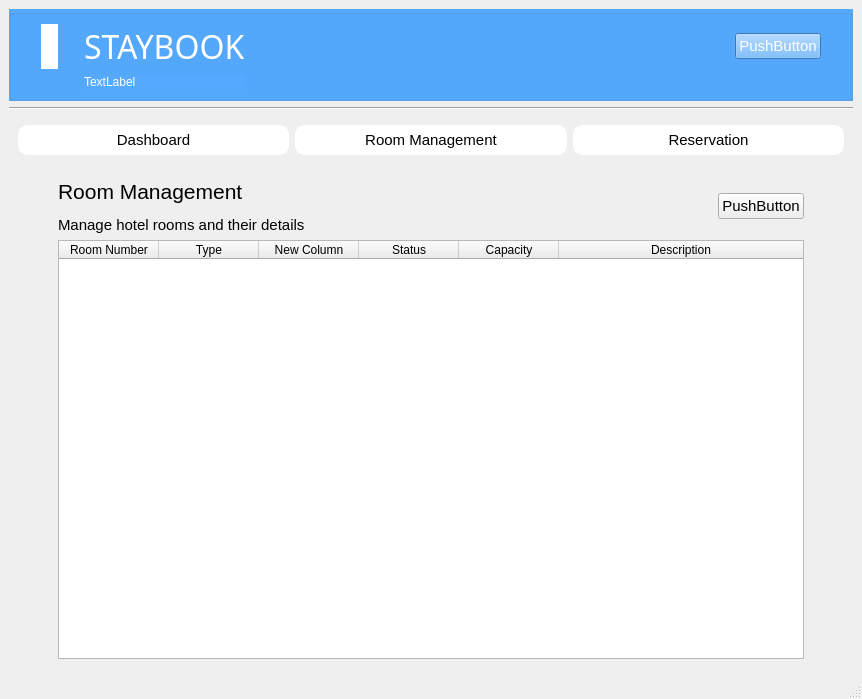
<?xml version="1.0" encoding="UTF-8"?>
<ui version="4.0">
 <class>MainWindow</class>
 <widget class="QMainWindow" name="MainWindow">
  <property name="geometry">
   <rect>
    <x>0</x>
    <y>0</y>
    <width>862</width>
    <height>699</height>
   </rect>
  </property>
  <property name="windowTitle">
   <string>MainWindow</string>
  </property>
  <widget class="QWidget" name="centralwidget">
   <layout class="QVBoxLayout" name="verticalLayout_5">
    <item>
     <layout class="QVBoxLayout" name="verticalLayout_3">
      <item>
       <widget class="QGroupBox" name="groupBox">
        <property name="styleSheet">
         <string notr="true">background-color: rgb(85, 170, 255);
color: rgb(255, 255, 255);
</string>
        </property>
        <property name="title">
         <string/>
        </property>
        <layout class="QVBoxLayout" name="verticalLayout">
         <item>
          <layout class="QGridLayout" name="gridLayout_4">
           <item row="0" column="0">
            <spacer name="horizontalSpacer_4">
             <property name="orientation">
              <enum>Qt::Orientation::Horizontal</enum>
             </property>
             <property name="sizeType">
              <enum>QSizePolicy::Policy::Fixed</enum>
             </property>
             <property name="sizeHint" stdset="0">
              <size>
               <width>20</width>
               <height>20</height>
              </size>
             </property>
            </spacer>
           </item>
           <item row="0" column="4">
            <spacer name="horizontalSpacer_3">
             <property name="orientation">
              <enum>Qt::Orientation::Horizontal</enum>
             </property>
             <property name="sizeType">
              <enum>QSizePolicy::Policy::Expanding</enum>
             </property>
             <property name="sizeHint" stdset="0">
              <size>
               <width>40</width>
               <height>20</height>
              </size>
             </property>
            </spacer>
           </item>
           <item row="0" column="2">
            <spacer name="horizontalSpacer_6">
             <property name="orientation">
              <enum>Qt::Orientation::Horizontal</enum>
             </property>
             <property name="sizeType">
              <enum>QSizePolicy::Policy::Fixed</enum>
             </property>
             <property name="sizeHint" stdset="0">
              <size>
               <width>20</width>
               <height>20</height>
              </size>
             </property>
            </spacer>
           </item>
           <item row="0" column="1">
            <widget class="QLabel" name="logo">
             <property name="styleSheet">
              <string notr="true">background-color: rgb(255, 255, 255);
padding: 5px;
border-radius: 10px </string>
             </property>
             <property name="text">
              <string/>
             </property>
             <property name="pixmap">
              <pixmap>../57456f52/resort (3).png</pixmap>
             </property>
            </widget>
           </item>
           <item row="0" column="6">
            <spacer name="horizontalSpacer_5">
             <property name="orientation">
              <enum>Qt::Orientation::Horizontal</enum>
             </property>
             <property name="sizeType">
              <enum>QSizePolicy::Policy::Fixed</enum>
             </property>
             <property name="sizeHint" stdset="0">
              <size>
               <width>20</width>
               <height>20</height>
              </size>
             </property>
            </spacer>
           </item>
           <item row="0" column="5">
            <widget class="QPushButton" name="pushButton">
             <property name="font">
              <font>
               <pointsize>11</pointsize>
              </font>
             </property>
             <property name="text">
              <string>PushButton</string>
             </property>
            </widget>
           </item>
           <item row="0" column="3">
            <widget class="QLabel" name="label">
             <property name="sizeIncrement">
              <size>
               <width>0</width>
               <height>0</height>
              </size>
             </property>
             <property name="baseSize">
              <size>
               <width>0</width>
               <height>0</height>
              </size>
             </property>
             <property name="font">
              <font>
               <family>AQUARIUM</family>
               <pointsize>24</pointsize>
              </font>
             </property>
             <property name="styleSheet">
              <string notr="true">background: transparent</string>
             </property>
             <property name="text">
              <string>&lt;html&gt;&lt;head/&gt;&lt;body&gt;&lt;p&gt;STAYBOOK&lt;/p&gt;&lt;/body&gt;&lt;/html&gt;</string>
             </property>
             <property name="alignment">
              <set>Qt::AlignmentFlag::AlignLeading|Qt::AlignmentFlag::AlignLeft|Qt::AlignmentFlag::AlignVCenter</set>
             </property>
            </widget>
           </item>
           <item row="1" column="3">
            <widget class="QLabel" name="label_6">
             <property name="text">
              <string>TextLabel</string>
             </property>
            </widget>
           </item>
          </layout>
         </item>
        </layout>
       </widget>
      </item>
      <item>
       <widget class="Line" name="line">
        <property name="orientation">
         <enum>Qt::Orientation::Horizontal</enum>
        </property>
       </widget>
      </item>
      <item>
       <widget class="QGroupBox" name="groupBox">
        <property name="styleSheet">
         <string notr="true">QPushButton{
	background-color: rgb(255, 255, 255);
	border-radius: 10px;
	border: 3px solid rgb(255, 255, 255);
	padding: 3px 0px 3px 0px;
}

QPushButton:hover {
	background-color: rgb(230, 230, 230);
}

QPushButton::pressed{
	background-color: rgb(85, 170, 255);
	color: rgb(255, 255, 255);
}
QGroupBox{
	border: none
}</string>
        </property>
        <layout class="QVBoxLayout" name="verticalLayout_2">
         <item>
          <layout class="QHBoxLayout" name="horizontalLayout_3">
           <item>
            <widget class="QPushButton" name="dashboard_btn">
             <property name="font">
              <font>
               <pointsize>11</pointsize>
              </font>
             </property>
             <property name="text">
              <string>Dashboard</string>
             </property>
             <property name="checkable">
              <bool>false</bool>
             </property>
             <property name="checked">
              <bool>false</bool>
             </property>
            </widget>
           </item>
           <item>
            <widget class="QPushButton" name="room_btn">
             <property name="font">
              <font>
               <pointsize>11</pointsize>
              </font>
             </property>
             <property name="text">
              <string>Room Management</string>
             </property>
             <property name="checkable">
              <bool>false</bool>
             </property>
            </widget>
           </item>
           <item>
            <widget class="QPushButton" name="reserve_btn">
             <property name="font">
              <font>
               <pointsize>11</pointsize>
              </font>
             </property>
             <property name="text">
              <string>Reservation</string>
             </property>
             <property name="checkable">
              <bool>false</bool>
             </property>
            </widget>
           </item>
          </layout>
         </item>
        </layout>
       </widget>
      </item>
     </layout>
    </item>
    <item>
     <widget class="QStackedWidget" name="stackedWidget">
      <property name="enabled">
       <bool>true</bool>
      </property>
      <property name="currentIndex">
       <number>1</number>
      </property>
      <widget class="QWidget" name="Dashboard">
       <layout class="QVBoxLayout" name="verticalLayout_4">
        <item>
         <layout class="QGridLayout" name="gridLayout">
          <item row="1" column="2">
           <spacer name="horizontalSpacer_2">
            <property name="orientation">
             <enum>Qt::Orientation::Horizontal</enum>
            </property>
            <property name="sizeType">
             <enum>QSizePolicy::Policy::Fixed</enum>
            </property>
            <property name="sizeHint" stdset="0">
             <size>
              <width>40</width>
              <height>20</height>
             </size>
            </property>
           </spacer>
          </item>
          <item row="1" column="1">
           <widget class="QTableWidget" name="tableWidget">
            <attribute name="horizontalHeaderStretchLastSection">
             <bool>true</bool>
            </attribute>
            <attribute name="verticalHeaderVisible">
             <bool>true</bool>
            </attribute>
            <attribute name="verticalHeaderStretchLastSection">
             <bool>true</bool>
            </attribute>
            <column>
             <property name="text">
              <string>Room Number</string>
             </property>
            </column>
            <column>
             <property name="text">
              <string>Price/Night</string>
             </property>
            </column>
            <column>
             <property name="text">
              <string>Guest Name</string>
             </property>
            </column>
            <column>
             <property name="text">
              <string>Check-in</string>
             </property>
            </column>
            <column>
             <property name="text">
              <string>Check-out</string>
             </property>
            </column>
            <column>
             <property name="text">
              <string>Payment</string>
             </property>
            </column>
           </widget>
          </item>
          <item row="1" column="0">
           <spacer name="horizontalSpacer">
            <property name="orientation">
             <enum>Qt::Orientation::Horizontal</enum>
            </property>
            <property name="sizeType">
             <enum>QSizePolicy::Policy::Fixed</enum>
            </property>
            <property name="sizeHint" stdset="0">
             <size>
              <width>40</width>
              <height>20</height>
             </size>
            </property>
           </spacer>
          </item>
          <item row="0" column="1">
           <layout class="QHBoxLayout" name="horizontalLayout_2">
            <item>
             <widget class="QLabel" name="label_2">
              <property name="text">
               <string>&lt;html&gt;&lt;head/&gt;&lt;body&gt;&lt;p&gt;&lt;span style=&quot; font-size:16pt;&quot;&gt;Room Assignment Overview&lt;/span&gt;&lt;/p&gt;&lt;p&gt;&lt;span style=&quot; font-size:11pt;&quot;&gt;View current room assignments and occupancy status&lt;/span&gt;&lt;/p&gt;&lt;/body&gt;&lt;/html&gt;</string>
              </property>
             </widget>
            </item>
           </layout>
          </item>
         </layout>
        </item>
       </layout>
      </widget>
      <widget class="QWidget" name="Rooms">
       <layout class="QVBoxLayout" name="verticalLayout_7">
        <item>
         <layout class="QGridLayout" name="gridLayout_3">
          <item row="1" column="2">
           <widget class="QTableWidget" name="tableWidget">
            <attribute name="horizontalHeaderStretchLastSection">
             <bool>true</bool>
            </attribute>
            <attribute name="verticalHeaderStretchLastSection">
             <bool>false</bool>
            </attribute>
            <column>
             <property name="text">
              <string>Room Number</string>
             </property>
            </column>
            <column>
             <property name="text">
              <string>Type</string>
             </property>
            </column>
            <column>
             <property name="text">
              <string>New Column</string>
             </property>
            </column>
            <column>
             <property name="text">
              <string>Status</string>
             </property>
            </column>
            <column>
             <property name="text">
              <string>Capacity</string>
             </property>
            </column>
            <column>
             <property name="text">
              <string>Description</string>
             </property>
            </column>
           </widget>
          </item>
          <item row="1" column="0">
           <spacer name="horizontalSpacer_9">
            <property name="orientation">
             <enum>Qt::Orientation::Horizontal</enum>
            </property>
            <property name="sizeType">
             <enum>QSizePolicy::Policy::Fixed</enum>
            </property>
            <property name="sizeHint" stdset="0">
             <size>
              <width>40</width>
              <height>20</height>
             </size>
            </property>
           </spacer>
          </item>
          <item row="1" column="3">
           <spacer name="horizontalSpacer_10">
            <property name="orientation">
             <enum>Qt::Orientation::Horizontal</enum>
            </property>
            <property name="sizeType">
             <enum>QSizePolicy::Policy::Fixed</enum>
            </property>
            <property name="sizeHint" stdset="0">
             <size>
              <width>40</width>
              <height>20</height>
             </size>
            </property>
           </spacer>
          </item>
          <item row="0" column="2">
           <layout class="QHBoxLayout" name="horizontalLayout_6">
            <item>
             <widget class="QLabel" name="label_5">
              <property name="text">
               <string>&lt;html&gt;&lt;head/&gt;&lt;body&gt;&lt;p&gt;&lt;span style=&quot; font-size:16pt;&quot;&gt;Room Management&lt;/span&gt;&lt;/p&gt;&lt;p&gt;&lt;span style=&quot; font-size:11pt;&quot;&gt;Manage hotel rooms and their details&lt;/span&gt;&lt;/p&gt;&lt;/body&gt;&lt;/html&gt;</string>
              </property>
             </widget>
            </item>
            <item>
             <spacer name="horizontalSpacer_11">
              <property name="orientation">
               <enum>Qt::Orientation::Horizontal</enum>
              </property>
              <property name="sizeType">
               <enum>QSizePolicy::Policy::Expanding</enum>
              </property>
              <property name="sizeHint" stdset="0">
               <size>
                <width>50</width>
                <height>20</height>
               </size>
              </property>
             </spacer>
            </item>
            <item>
             <widget class="QPushButton" name="addroom">
              <property name="font">
               <font>
                <pointsize>11</pointsize>
               </font>
              </property>
              <property name="text">
               <string>PushButton</string>
              </property>
             </widget>
            </item>
           </layout>
          </item>
         </layout>
        </item>
       </layout>
      </widget>
      <widget class="QWidget" name="Reserve">
       <layout class="QVBoxLayout" name="verticalLayout_6">
        <item>
         <layout class="QGridLayout" name="gridLayout_2">
          <item row="1" column="2">
           <spacer name="horizontalSpacer_8">
            <property name="orientation">
             <enum>Qt::Orientation::Horizontal</enum>
            </property>
            <property name="sizeType">
             <enum>QSizePolicy::Policy::Fixed</enum>
            </property>
            <property name="sizeHint" stdset="0">
             <size>
              <width>40</width>
              <height>20</height>
             </size>
            </property>
           </spacer>
          </item>
          <item row="1" column="0">
           <spacer name="horizontalSpacer_7">
            <property name="orientation">
             <enum>Qt::Orientation::Horizontal</enum>
            </property>
            <property name="sizeType">
             <enum>QSizePolicy::Policy::Fixed</enum>
            </property>
            <property name="sizeHint" stdset="0">
             <size>
              <width>40</width>
              <height>20</height>
             </size>
            </property>
           </spacer>
          </item>
          <item row="1" column="1">
           <widget class="QTableWidget" name="tableWidget_2">
            <attribute name="horizontalHeaderStretchLastSection">
             <bool>true</bool>
            </attribute>
            <attribute name="verticalHeaderStretchLastSection">
             <bool>false</bool>
            </attribute>
            <column>
             <property name="text">
              <string>Guest Name</string>
             </property>
            </column>
            <column>
             <property name="text">
              <string>Contact</string>
             </property>
            </column>
            <column>
             <property name="text">
              <string>Room Number</string>
             </property>
            </column>
            <column>
             <property name="text">
              <string>Check-in</string>
             </property>
            </column>
            <column>
             <property name="text">
              <string>Check-out</string>
             </property>
            </column>
            <column>
             <property name="text">
              <string>Payment</string>
             </property>
            </column>
           </widget>
          </item>
          <item row="0" column="1">
           <layout class="QHBoxLayout" name="horizontalLayout_5">
            <item>
             <widget class="QLabel" name="label_4">
              <property name="text">
               <string>&lt;html&gt;&lt;head/&gt;&lt;body&gt;&lt;p&gt;&lt;span style=&quot; font-size:16pt;&quot;&gt;Reservation Management&lt;/span&gt;&lt;/p&gt;&lt;p&gt;&lt;span style=&quot; font-size:11pt;&quot;&gt;Manage guest reservations and payments&lt;/span&gt;&lt;/p&gt;&lt;/body&gt;&lt;/html&gt;</string>
              </property>
             </widget>
            </item>
            <item>
             <spacer name="horizontalSpacer_13">
              <property name="orientation">
               <enum>Qt::Orientation::Horizontal</enum>
              </property>
              <property name="sizeType">
               <enum>QSizePolicy::Policy::Expanding</enum>
              </property>
              <property name="sizeHint" stdset="0">
               <size>
                <width>50</width>
                <height>20</height>
               </size>
              </property>
             </spacer>
            </item>
            <item>
             <widget class="QPushButton" name="addreserve">
              <property name="font">
               <font>
                <pointsize>11</pointsize>
               </font>
              </property>
              <property name="text">
               <string>PushButton</string>
              </property>
             </widget>
            </item>
           </layout>
          </item>
         </layout>
        </item>
       </layout>
      </widget>
     </widget>
    </item>
   </layout>
  </widget>
  <widget class="QMenuBar" name="menubar">
   <property name="geometry">
    <rect>
     <x>0</x>
     <y>0</y>
     <width>862</width>
     <height>19</height>
    </rect>
   </property>
  </widget>
  <widget class="QStatusBar" name="statusbar"/>
 </widget>
 <resources/>
 <connections/>
</ui>
